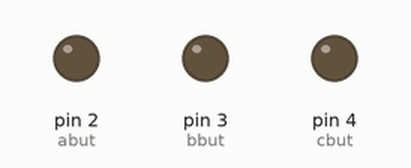
This sketch was run on a simulated Arduino Uno, built with avr-gcc and run on an emulated ATmega328P. Shown: output pins drawn as LEDs (lit = HIGH).

Above: at 0.1 s.
At 1.6 s:
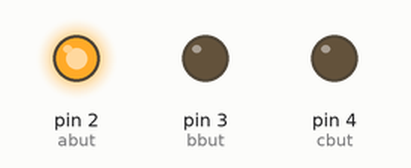
At 6.6 s:
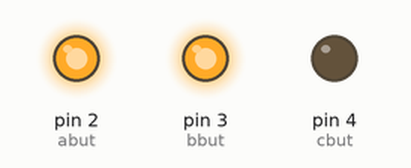
At 13.6 s:
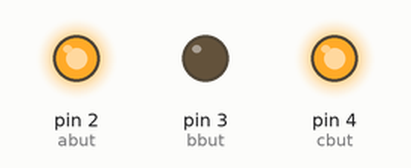
At 21.6 s:
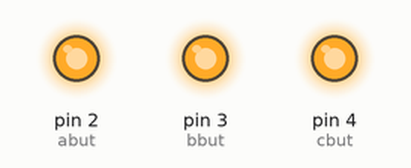
At 39.1 s:
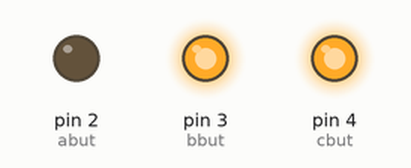
Timing chart, 0 to 40.0 s (numbered marks = the images above):
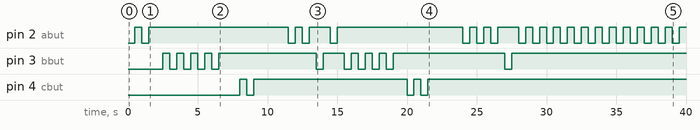

The sketch:

DigiMon_Life_Support.ino
```cpp
//  DigiMon life support system. v0.1
//  January 15 2016
//  C.J.R.Barrett

const int abut = 2;   // A button pin
const int bbut = 3;   // B button pin
const int cbut = 4;   // C button pin
const int spkr = 5;   // Speaker pin
const int deprss = 500;
const int anmwt = 500;
const int longwait = 2000;

void setup() {
  // put your setup code here, to run once:
  pinMode(abut, OUTPUT);      // sets the digital pin as output
  pinMode(bbut, OUTPUT);      // sets the digital pin as output
  pinMode(cbut, OUTPUT);      // sets the digital pin as output
  pinMode(spkr, INPUT);       // sets the digital pin as output

//  digitalWrite(abut, HIGH);
//
//  digitalWrite(bbut, HIGH);
//
//  digitalWrite(cbut, HIGH);
}

void loop() {
  // put your main code here, to run repeatedly:
  feedmeal();
  delay(longwait);
  feedsnack();
  delay(longwait);
  playgame();
  delay(longwait);
  cleanup();
  delay(longwait);

}

void feedsnack(){
  pressa();
  delay(deprss);
  pressa();
  delay(deprss);
  pressb();
  delay(deprss);
  pressa();
  delay(deprss);

  for (int i=0; i <= 3; i++){
  pressb();
  delay(anmwt);
  }

  delay(deprss);
  pressc();
  delay(deprss);
  pressc();
  delay(deprss);

}

void feedmeal(){
  pressa();
  delay(deprss);
  pressa();
  delay(deprss);
  pressb();
  delay(deprss);

  for (int i=0; i <= 3; i++){                      //For loop to write initial random position
  pressb();
  delay(anmwt);
  }

  delay(deprss);
  pressc();
  delay(deprss);
  pressc();
  delay(deprss);
}

void playgame(){
  pressa();
  delay(deprss);
  pressa();
  delay(deprss);
  pressa();
  delay(deprss);
  pressb();
  delay(deprss);

  for (int i=0; i <= 25; i++){                      //For loop to write initial random position
  pressa();
  delay(deprss);
  }

  delay(deprss);
  pressc();
  delay(deprss);
  pressc();
  delay(deprss);
}

void cleanup(){
  pressa();
  delay(deprss);
  pressa();
  delay(deprss);
  pressa();
  delay(deprss);
  pressa();
  delay(deprss);
  pressa();
  delay(deprss);
  pressb();
  delay(deprss);
  pressc();
  delay(deprss);
  pressc();
  delay(deprss);
}

void pressa() {
  digitalWrite(abut, LOW);   // turn the LED on (HIGH is the voltage level)
  delay(deprss);              // wait for a second
  digitalWrite(abut, HIGH);   // turn the LED on (HIGH is the voltage level)
}

void pressb() {
  digitalWrite(bbut, LOW);   // turn the LED on (HIGH is the voltage level)
  delay(deprss);              // wait for a second
  digitalWrite(bbut, HIGH);   // turn the LED on (HIGH is the voltage level)
}

void pressc() {
  digitalWrite(cbut, LOW);   // turn the LED on (HIGH is the voltage level)
  delay(deprss);              // wait for a second
  digitalWrite(cbut, HIGH);   // turn the LED on (HIGH is the voltage level)
}
```

Measured:
- by itself, pin 2 (abut): LOW → HIGH at 0.50 s, → LOW 0.50 s later, → HIGH 0.50 s later, → LOW 10.0 s later, … (39 changes in this stretch)
- by itself, pin 3 (bbut): LOW → HIGH at 2.5 s, → LOW 0.50 s later, → HIGH 0.50 s later, → LOW 0.50 s later, … (21 changes in this stretch)
- by itself, pin 4 (cbut): goes HIGH 0.50 s, LOW 0.50 s, HIGH 11.0 s, LOW 0.50 s, HIGH 0.50 s, LOW 0.50 s, then HIGH
